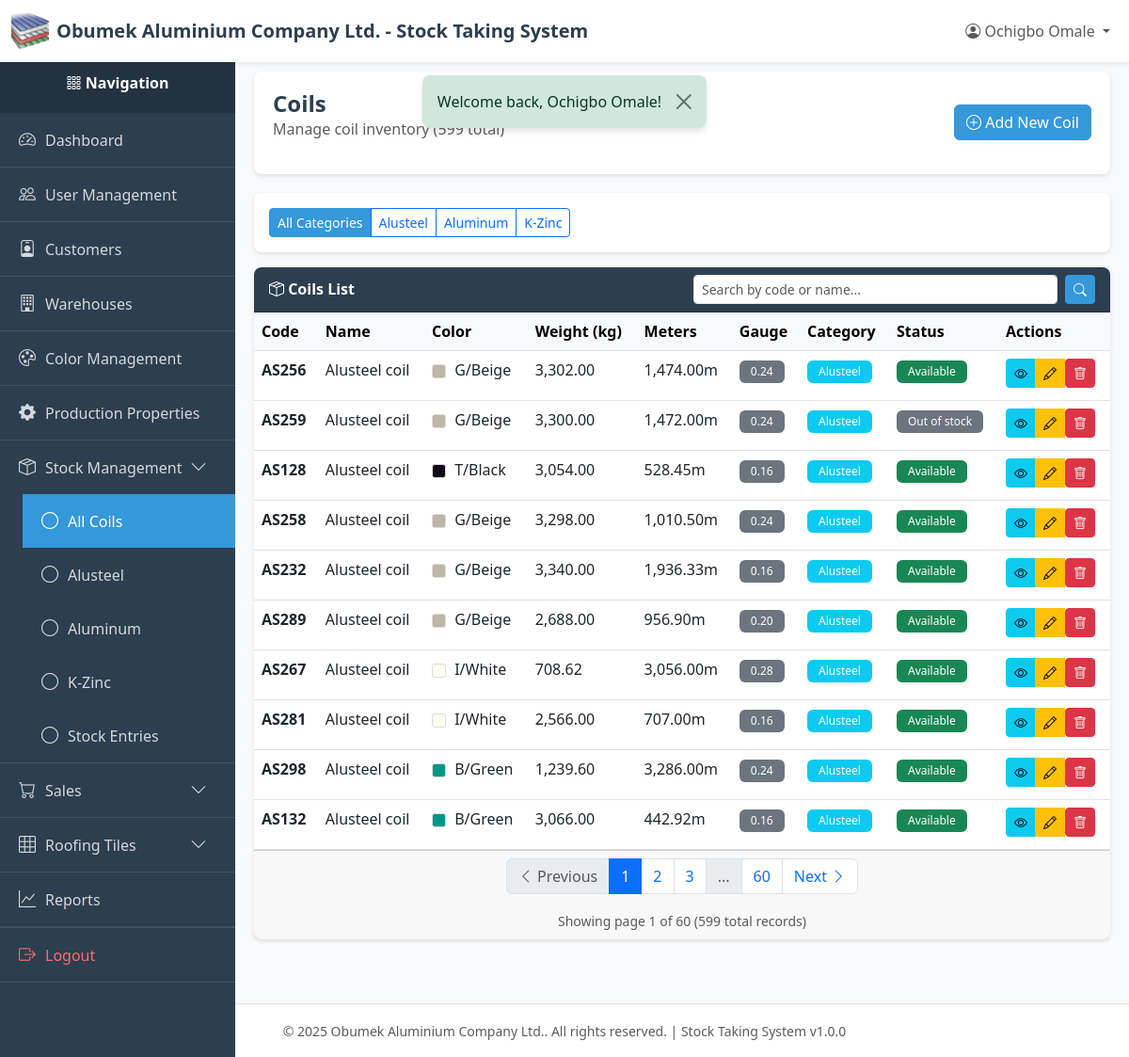
Screenshot of /index.php?page=coils (signed in) with the database file from the repository.
### tables this page shows
CREATE TABLE `coils` (
  `id` int(11) NOT NULL,
  `code` varchar(100) NOT NULL,
  `name` varchar(255) NOT NULL,
  `color` varchar(50) NOT NULL,
  `color_id` int(11) DEFAULT NULL,
  `net_weight` decimal(10,2) NOT NULL,
  `meters` decimal(10,2) DEFAULT NULL COMMENT 'Approximate meters per coil (informational only)',
  `gauge` varchar(50) DEFAULT NULL COMMENT 'Material gauge/thickness (e.g., 0.45mm, 0.50mm)',
  `category` varchar(50) NOT NULL,
  `status` varchar(50) NOT NULL DEFAULT 'available',
  `created_by` int(11) NOT NULL,
  `created_at` timestamp NOT NULL DEFAULT current_timestamp(),
  `updated_at` timestamp NULL DEFAULT NULL ON UPDATE current_timestamp(),
  `deleted_at` timestamp NULL DEFAULT NULL
);

CREATE TABLE `colors` (
  `id` int(11) NOT NULL,
  `code` varchar(50) NOT NULL COMMENT 'Short code like IBeige, PGreen',
  `name` varchar(100) NOT NULL COMMENT 'Display name like I/Beige, P/Green',
  `hex_code` varchar(7) DEFAULT NULL COMMENT 'Optional hex color code for UI display',
  `is_active` tinyint(1) DEFAULT 1,
  `created_by` int(11) NOT NULL,
  `created_at` timestamp NOT NULL DEFAULT current_timestamp(),
  `updated_at` timestamp NULL DEFAULT NULL ON UPDATE current_timestamp(),
  `deleted_at` timestamp NULL DEFAULT NULL
);

### index.php (called while the page is built, shortened)
<?php
require_once __DIR__ . '/utils/auth_middleware.php';
require_once __DIR__ . '/controllers/routes.php';

### config/db.php (called while the page is built, shortened)
<?php
class Database {
    private static $instance = null;
    private $connection;
    private $host = 'localhost';
    private $db_name = 'obumuvcg_stockdb';
    private $username = 'root';
    private $password = '';
    private $charset = 'utf8mb4';
    private function __construct() {
        try {
            $dsn = "mysql:host={$this->host};dbname={$this->db_name};charset={$this->charset}";
            $options = [
                PDO::ATTR_ERRMODE            => PDO::ERRMODE_EXCEPTION,
                PDO::ATTR_DEFAULT_FETCH_MODE => PDO::FETCH_ASSOC,
                PDO::ATTR_EMULATE_PREPARES   => false,
            ];
            $this->connection = new PDO($dsn, $this->username, $this->password, $options);
        } catch (PDOException $e) {
            error_log("Database Connection Error: " . $e->getMessage());
            die("Database connection failed. Please contact the administrator.");
        }
    }
    public static function getInstance() {
        if (self::$instance === null) {
            self::$instance = new self();
        }
        return self::$instance;
    }
    public function getConnection() {
        return $this->connection;
    }
}

### models/coil.php (called while the page is built, shortened)
<?php
require_once __DIR__ . '/../config/db.php';
class Coil
{
    private $db;
    private $table = 'coils';
    public function __construct()
    {
        $this->db = Database::getInstance()->getConnection();
    }
    public function getAll($category = null, $limit = RECORDS_PER_PAGE, $offset = 0)
    {
        try {
            $sql = "SELECT c.*, u.name as created_by_name, col.name as color_name, col.code as color_code, col.hex_code as color_hex
                    FROM {$this->table} c
                    LEFT JOIN users u ON c.created_by = u.id
                    LEFT JOIN colors col ON c.color_id = col.id
                    WHERE c.deleted_at IS NULL";
            $sql .= ' ORDER BY c.created_at DESC LIMIT :limit OFFSET :offset';
            $stmt = $this->db->prepare($sql);
            $stmt->bindValue(':limit', $limit, PDO::PARAM_INT);
            $stmt->bindValue(':offset', $offset, PDO::PARAM_INT);
            $stmt->execute();
            return $stmt->fetchAll();
        } catch (PDOException $e) {
            error_log('Coil fetch error: ' . $e->getMessage());
            return [];
        }
    }
    public function count($category = null)
    {
        try {
            $sql = "SELECT COUNT(*) as total FROM {$this->table} WHERE deleted_at IS NULL";
            $stmt = $this->db->prepare($sql);
            $stmt->execute();
            $result = $stmt->fetch();
            return $result['total'] ?? 0;
        } catch (PDOException $e) {
            error_log('Coil count error: ' . $e->getMessage());
            return 0;
        }
    }
}

### utils/auth_middleware.php (called while the page is built, shortened)
<?php
function hasPermission($module, $action = ACTION_VIEW) {
    if (isset($_SESSION['user_role']) && $_SESSION['user_role'] === ROLE_SUPER_ADMIN) {
        return true;
    }
    $permissions = $_SESSION['permissions'];
    return in_array($action, $permissions[$module]);
}

### utils/helpers.php (called while the page is built, shortened)
<?php
function getStatusBadgeClass($status)
{
    $classes = [
        STOCK_STATUS_AVAILABLE => 'bg-success',
        STOCK_STATUS_FACTORY_USE => 'bg-warning',
        STOCK_STATUS_SOLD => 'bg-danger',
        STOCK_STATUS_OUT_OF_STOCK => 'bg-secondary',
        SALE_STATUS_PENDING => 'bg-warning',
        SALE_STATUS_COMPLETED => 'bg-success',
        SALE_STATUS_CANCELLED => 'bg-danger',
    ];
    return $classes[$status] ?? 'bg-secondary';
}

### views/stock/coils/index.php (the view, shortened to what this page needs)
<?php
require_once __DIR__ . '/../../../config/db.php';
require_once __DIR__ . '/../../../models/coil.php';
require_once __DIR__ . '/../../../utils/helpers.php';
$category = isset($_GET['category']) ? $_GET['category'] : null;
$currentPage = isset($_GET['page_num']) ? (int)$_GET['page_num'] : 1;
$searchQuery = isset($_GET['search']) ? trim($_GET['search']) : '';
$coilModel = new Coil();
if ($searchQuery !== '') {
    $coils = $coilModel->search($searchQuery, $category, RECORDS_PER_PAGE, ($currentPage - 1) * RECORDS_PER_PAGE);
    $allSearchResults = $coilModel->search($searchQuery, $category, 10000, 0);
    $totalCoils = count($allSearchResults);
} else {
    $coils = $coilModel->getAll($category, RECORDS_PER_PAGE, ($currentPage - 1) * RECORDS_PER_PAGE);
    $totalCoils = $coilModel->count($category);
}
require_once __DIR__ . '/../../../layout/header.php';
require_once __DIR__ . '/../../../layout/sidebar.php';
?>
<div class="content-wrapper">
    <div class="page-header">
        <div class="d-flex justify-content-between align-items-center">
            <div>
                <h1 class="page-title">
                    <?php echo $category ? STOCK_CATEGORIES[$category] . ' ' : ''; ?>Coils
                </h1>
                <p class="text-muted">
                    Manage coil inventory
                    <?php if ($searchQuery !== ''): ?>
                        <span class="badge bg-info">Search: "<?php echo htmlspecialchars($searchQuery); ?>"</span>
                        (<?php echo $totalCoils; ?> results)
                    <?php else: ?>
                        (<?php echo $totalCoils; ?> total)
                    <?php endif; ?>
                </p>
            </div>
            <?php if (hasPermission(MODULE_STOCK_MANAGEMENT, ACTION_CREATE)): ?>
            <a href="/new-stock-system/index.php?page=coils_create" class="btn btn-primary">
                <i class="bi bi-plus-circle"></i> Add New Coil
            </a>
            <?php endif; ?>
        </div>
    </div>
    <div class="card mb-3">
        <div class="card-body">
            <div class="btn-group" role="group">
                <a href="/new-stock-system/index.php?page=coils<?php echo $searchQuery !== '' ? '&search=' . urlencode($searchQuery) : ''; ?>"
                   class="btn btn-sm <?php echo !$category ? 'btn-primary' : 'btn-outline-primary'; ?>">
                    All Categories
                </a>
                <?php foreach (STOCK_CATEGORIES as $catKey => $catName): ?>
                <a href="/new-stock-system/index.php?page=coils&category=<?php echo $catKey; ?><?php echo $searchQuery !== '' ? '&search=' . urlencode($searchQuery) : ''; ?>"
                   class="btn btn-sm <?php echo $category === $catKey ? 'btn-primary' : 'btn-outline-primary'; ?>">
                    <?php echo $catName; ?>
                </a>
                <?php endforeach; ?>
            </div>
        </div>
    </div>
    <div class="card">
        <div class="card-header">
            <div class="row align-items-center">
                <div class="col-md-6">
                    <i class="bi bi-box-seam"></i> Coils List
                </div>
                <div class="col-md-6">
                    <form method="GET" action="/new-stock-system/index.php" class="d-flex">
                        <input type="text"
                               name="search"
                               class="form-control form-control-sm me-2"
                               placeholder="Search by code or name..."
                               value="<?php echo htmlspecialchars($searchQuery); ?>"
                               autocomplete="off">
                        <button type="submit" class="btn btn-sm btn-primary" title="Search">
                            <i class="bi bi-search"></i>
                        </button>
                    </form>
                </div>
            </div>
        </div>
        <div class="card-body p-0">
            <?php if (empty($coils)): ?>
            <div class="alert alert-info m-3">
                <i class="bi bi-info-circle"></i>
                <?php if ($searchQuery !== ''): ?>
                    No coils found matching "<?php echo htmlspecialchars($searchQuery); ?>".
                <?php else: ?>
                    No coils found.
                <?php endif; ?>
            </div>
            <?php else: ?>
            <div class="table-responsive">
                <table class="table table-hover mb-0">
                    <thead class="table-light">
                        <tr>
                            <th>Code</th>
                            <th>Name</th>
                            <th>Color</th>
                            <th>Weight (kg)</th>
                            <th>Meters</th>
                            <th>Gauge</th>
                            <th>Category</th>
                            <th>Status</th>
                            <th>Actions</th>
                        </tr>
                    </thead>
                    <tbody>
                        <?php foreach ($coils as $coil): ?>
                        <tr>
                            <td><strong><?php echo htmlspecialchars($coil['code']); ?></strong></td>
                            <td><?php echo htmlspecialchars($coil['name']); ?></td>
                            <td>
                                <?php if (!empty($coil['color_name'])): ?>
                                    <span style="display: inline-block; width: 15px; height: 15px; background-color: <?php echo htmlspecialchars($coil['color_hex'] ?? '#cccccc'); ?>; border: 1px solid #ddd; border-radius: 3px; margin-right: 5px; vertical-align: middle;"></span>
                                    <?php echo htmlspecialchars($coil['color_name']); ?>
                                <?php else: ?>
                                    <span class="text-muted">N/A</span>
                                <?php endif; ?>
                            </td>
                            <td><?php echo number_format($coil['net_weight'], 2); ?></td>
                            <td>
                                <?php if (!empty($coil['meters']) && $coil['meters'] > 0): ?>
                                    <?php echo number_format($coil['meters'], 2); ?>m
                                <?php else: ?>
                                    <span class="text-muted">-</span>
                                <?php endif; ?>
                            </td>
                            <td>
                                <?php if (!empty($coil['gauge'])): ?>
                                    <span class="badge bg-secondary"><?php echo htmlspecialchars($coil['gauge']); ?></span>
                                <?php else: ?>
                                    <span class="text-muted">-</span>
                                <?php endif; ?>
                            </td>
                            <td>
                                <span class="badge bg-info">
                                    <?php echo STOCK_CATEGORIES[$coil['category']] ?? $coil['category']; ?>
                                </span>
                            </td>
                            <td>
                                <?php
                                $status = $coil['status'] ?? 'available';
                                $statusText = STOCK_STATUSES[$status] ?? ucfirst(str_replace('_', ' ', $status));
                                ?>
                                <span class="badge <?php echo getStatusBadgeClass($status); ?>">
                                    <?php echo $statusText; ?>
                                </span>
                            </td>
                            <td>
                                <div class="btn-group btn-group-sm" role="group">
                                    <?php if (hasPermission(MODULE_STOCK_MANAGEMENT, ACTION_VIEW)): ?>
                                    <a href="/new-stock-system/index.php?page=coils_view&id=<?php echo $coil['id']; ?>"
                                       class="btn btn-info btn-sm"
                                       title="View Details">
                                        <i class="bi bi-eye"></i>
                                    </a>
                                    <?php endif; ?>
                                    <?php if (hasPermission(MODULE_STOCK_MANAGEMENT, ACTION_EDIT)): ?>
                                    <a href="/new-stock-system/index.php?page=coils_edit&id=<?php echo $coil['id']; ?>"
                                       class="btn btn-warning btn-sm"
                                       title="Edit">
                                        <i class="bi bi-pencil"></i>
                                    </a>
                                    <?php endif; ?>
                                    <?php if (hasPermission(MODULE_STOCK_MANAGEMENT, ACTION_DELETE)): ?>
                                    <form method="POST"
                                          action="/new-stock-system/controllers/coils/delete/index.php"
                                          style="display: inline-block;"
                                          onsubmit="return confirm('Are you sure you want to delete this coil?');">
                                        <button type="submit" class="btn btn-danger btn-sm" title="Delete">
                                            <i class="bi bi-trash"></i>
                                        </button>
                                    </form>
                                    <?php endif; ?>
                                </div>
                            </td>
                        </tr>
                        <?php endforeach; ?>
                    </tbody>
                </table>
            </div>
            <?php endif; ?>
        </div>
        <?php if (!empty($coils) && $totalCoils > RECORDS_PER_PAGE): ?>
        <div class="card-footer">
            <?php
            include __DIR__ . '/../../../layout/pagination.php';
            ?>
        </div>
        <?php endif; ?>
    </div>
</div>
<?php require_once __DIR__ . '/../../../layout/footer.php'; ?>

### assets/css/responsive.css (style rules this page uses)
.table-responsive { overflow-x: auto; }
.btn-group.btn-group-sm a.btn, .btn-group.btn-group-sm button.btn { margin-bottom: 5px; }

### layout/header.php (style rules this page uses)
:root { --primary-color: #2c3e50; --secondary-color: #3498db; --success-color: #27ae60; --danger-color: #e74c3c; --warning-color: #f39c12; --sidebar-width: 250px; }
body { font-family: 'Segoe UI', Tahoma, Geneva, Verdana, sans-serif; background-color: #f8f9fa; }
.content-wrapper { flex: 1; padding: 20px; margin-left: var(--sidebar-width); transition: margin-left 0.3s; }
.page-header { background: white; padding: 20px; border-radius: 8px; box-shadow: 0 2px 4px rgba(0,0,0,0.1); margin-bottom: 20px; }
.page-title { margin: 0; color: var(--primary-color); font-size: 24px; font-weight: 600; }
.card { border: none; box-shadow: 0 2px 4px rgba(0,0,0,0.1); border-radius: 8px; }
.card-header { background-color: var(--primary-color); color: white; font-weight: 600; border-radius: 8px 8px 0 0 !important; }
.btn-primary { background-color: var(--secondary-color); border-color: var(--secondary-color); }
.table { background: white; }
.badge { padding: 6px 12px; font-weight: 500; }

### rows the page displays
coils: code "AS256", name "Alusteel coil", color.name "G/Beige", net_weight "3,302.00", meters "1,474.00", gauge "0.24", category "Alusteel", status "Available"
coils: code "AS259", name "Alusteel coil", color.name "G/Beige", net_weight "3,300.00", meters "1,472.00", gauge "0.24", category "Alusteel", status "Out of stock"
coils: code "AS128", name "Alusteel coil", color.name "T/Black", net_weight "3,054.00", meters "528.45", gauge "0.16", category "Alusteel", status "Available"
coils: code "AS258", name "Alusteel coil", color.name "G/Beige", net_weight "3,298.00", meters "1,010.50", gauge "0.24", category "Alusteel", status "Available"
coils: code "AS232", name "Alusteel coil", color.name "G/Beige", net_weight "3,340.00", meters "1,936.33", gauge "0.16", category "Alusteel", status "Available"
coils: code "AS289", name "Alusteel coil", color.name "G/Beige", net_weight "2,688.00", meters "956.90", gauge "0.20", category "Alusteel", status "Available"
coils: code "AS267", name "Alusteel coil", color.name "I/White", net_weight "708.62", meters "3,056.00", gauge "0.28", category "Alusteel", status "Available"
coils: code "AS281", name "Alusteel coil", color.name "I/White", net_weight "2,566.00", meters "707.00", gauge "0.16", category "Alusteel", status "Available"
coils: code "AS298", name "Alusteel coil", color.name "B/Green", net_weight "1,239.60", meters "3,286.00", gauge "0.24", category "Alusteel", status "Available"
coils: code "AS132", name "Alusteel coil", color.name "B/Green", net_weight "3,066.00", meters "442.92", gauge "0.16", category "Alusteel", status "Available"

### other values shown
COMPANY_NAME "Obumek Aluminium Company Ltd."
APP_NAME "Stock Taking System"
$currentUser['name'] "Ochigbo Omale"
$flash['message'] "Welcome back, Ochigbo Omale!"
$totalCoils "599"
$catName "Alusteel"
$catName "Aluminum"
$catName "K-Zinc"
$totalPages "60"
$currentPage "1"
$paginationData['total'] "599"
APP_VERSION "1.0.0"
